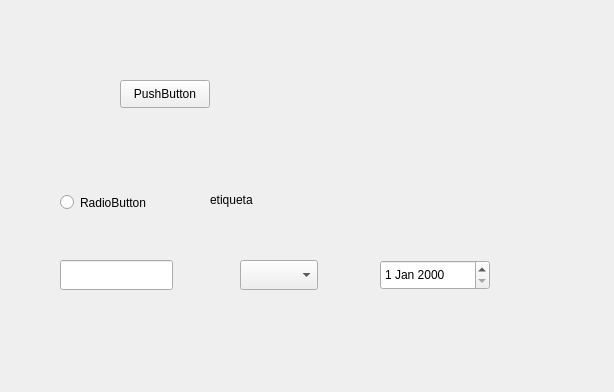
<?xml version="1.0" encoding="UTF-8"?>
<ui version="4.0">
 <class>MainWindow</class>
 <widget class="QMainWindow" name="MainWindow">
  <property name="enabled">
   <bool>true</bool>
  </property>
  <property name="geometry">
   <rect>
    <x>0</x>
    <y>0</y>
    <width>614</width>
    <height>392</height>
   </rect>
  </property>
  <property name="windowTitle">
   <string>MI primera ventana</string>
  </property>
  <widget class="QWidget" name="centralwidget">
   <widget class="QPushButton" name="boton">
    <property name="geometry">
     <rect>
      <x>120</x>
      <y>80</y>
      <width>90</width>
      <height>28</height>
     </rect>
    </property>
    <property name="text">
     <string>PushButton</string>
    </property>
   </widget>
   <widget class="QRadioButton" name="radioButton">
    <property name="geometry">
     <rect>
      <x>60</x>
      <y>190</y>
      <width>110</width>
      <height>25</height>
     </rect>
    </property>
    <property name="text">
     <string>RadioButton</string>
    </property>
   </widget>
   <widget class="QLineEdit" name="text">
    <property name="geometry">
     <rect>
      <x>60</x>
      <y>260</y>
      <width>113</width>
      <height>30</height>
     </rect>
    </property>
   </widget>
   <widget class="QComboBox" name="comboBox">
    <property name="geometry">
     <rect>
      <x>240</x>
      <y>260</y>
      <width>78</width>
      <height>30</height>
     </rect>
    </property>
   </widget>
   <widget class="QDateEdit" name="dateEdit">
    <property name="geometry">
     <rect>
      <x>380</x>
      <y>260</y>
      <width>110</width>
      <height>30</height>
     </rect>
    </property>
   </widget>
   <widget class="QLabel" name="label">
    <property name="geometry">
     <rect>
      <x>210</x>
      <y>190</y>
      <width>62</width>
      <height>20</height>
     </rect>
    </property>
    <property name="text">
     <string>etiqueta</string>
    </property>
   </widget>
  </widget>
 </widget>
 <resources/>
 <connections/>
</ui>
